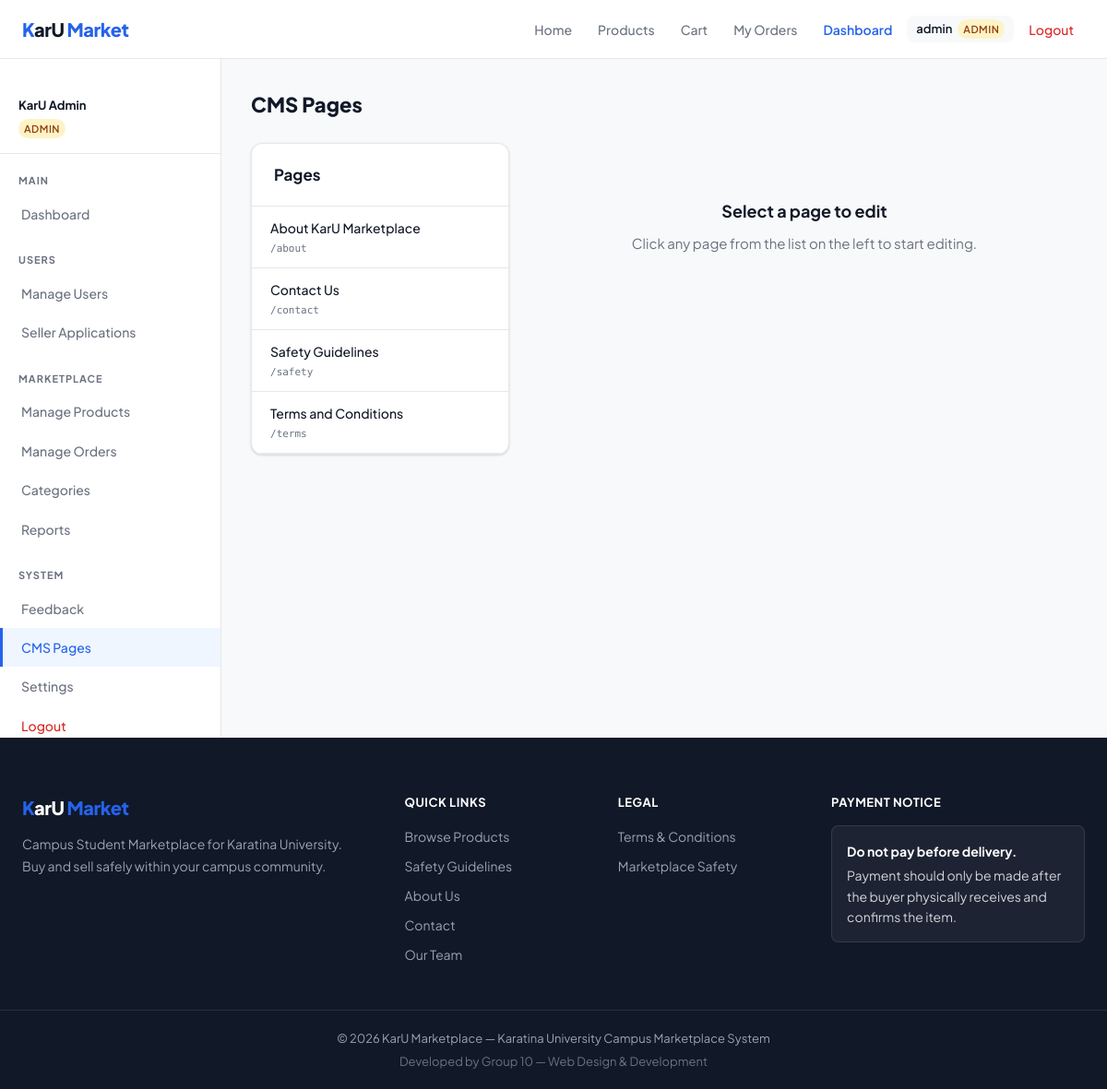
The app's page /admin/cms.php (signed in) with its own data.
### tables this page shows
CREATE TABLE cms_pages (
    id INT AUTO_INCREMENT PRIMARY KEY,
    page_title VARCHAR(150) NOT NULL,
    page_slug VARCHAR(100) UNIQUE NOT NULL,
    page_content TEXT NOT NULL,
    updated_at TIMESTAMP DEFAULT CURRENT_TIMESTAMP ON UPDATE CURRENT_TIMESTAMP
);

### includes/auth.php (called while the page is built, shortened)
<?php
function get_user() {
    return $_SESSION['user'] ?? null;
}
function sanitize($input) {
    return htmlspecialchars(trim($input), ENT_QUOTES, 'UTF-8');
}

### admin/cms.php (the view, shortened to what this page needs)
<?php
require_once '../includes/db.php';
require_once '../includes/auth.php';
$pages = $pdo->query("SELECT * FROM cms_pages ORDER BY id")->fetchAll();
$editing = null;
require_once '../includes/header.php';
?>
<div class="dashboard-wrapper">
    <div class="sidebar">
        <div style="padding:16px 20px; border-bottom:1px solid var(--border); margin-bottom:8px;">
            <div style="font-size:13px; font-weight:700;"><?= sanitize($user['full_name']) ?></div>
            <div class="nav-role-badge role-admin" style="margin-top:4px; display:inline-block;">Admin</div>
        </div>
        <div class="sidebar-section-title">Main</div>
        <ul class="sidebar-nav"><li><a href="/admin/dashboard.php">Dashboard</a></li></ul>
        <div class="sidebar-section-title">Users</div>
        <ul class="sidebar-nav">
            <li><a href="/admin/users.php">Manage Users</a></li>
            <li><a href="/admin/seller-applications.php">Seller Applications</a></li>
        </ul>
        <div class="sidebar-section-title">Marketplace</div>
        <ul class="sidebar-nav">
            <li><a href="/admin/products.php">Manage Products</a></li>
            <li><a href="/admin/orders.php">Manage Orders</a></li>
            <li><a href="/admin/categories.php">Categories</a></li>
            <li><a href="/admin/reports.php">Reports</a></li>
        </ul>
        <div class="sidebar-section-title">System</div>
        <ul class="sidebar-nav">
            <li><a href="/admin/feedback.php">Feedback</a></li>
            <li><a href="/admin/cms.php" class="active">CMS Pages</a></li>
            <li><a href="/admin/settings.php">Settings</a></li>
            <li><a href="/logout.php" style="color:var(--danger);">Logout</a></li>
        </ul>
    </div>
    <div class="dashboard-main">
        <h1 style="font-size:22px; font-weight:800; margin-bottom:24px;">CMS Pages</h1>
        <div style="display:grid; grid-template-columns: 280px 1fr; gap:24px; align-items:start;">
            <div class="card">
                <div class="card-header"><h2 class="card-title">Pages</h2></div>
                <ul style="list-style:none;">
                    <?php foreach ($pages as $p): ?>
                        <li>
                            <a href="/admin/cms.php?edit=<?= $p['id'] ?>" style="display:block; padding:12px 20px; border-bottom:1px solid var(--border); font-size:14px; font-weight:500; color:<?= (isset($_GET['edit']) && (int)$_GET['edit']===$p['id'])? 'var(--primary)':'var(--text)' ?>;">
                                <?= sanitize($p['page_title']) ?>
                                <div style="font-size:11px; font-family:var(--font-mono); color:var(--text-muted); margin-top:2px;">/<?= sanitize($p['page_slug']) ?></div>
                            </a>
                        </li>
                    <?php endforeach; ?>
                </ul>
            </div>
            <div>
                <?php if ($editing): ?>
                    <div class="card">
                        <div class="card-header"><h2 class="card-title">Edit: <?= sanitize($editing['page_title']) ?></h2></div>
                        <div class="card-body">
                            <form method="POST">
                                <input type="hidden" name="page_id" value="<?= $editing['id'] ?>">
                                <div class="form-group">
                                    <label class="form-label">Page Title</label>
                                    <input type="text" name="page_title" class="form-control" value="<?= sanitize($editing['page_title']) ?>" required>
                                </div>
                                <div class="form-group">
                                    <label class="form-label">Page Content</label>
                                    <textarea name="page_content" class="form-control" rows="14" required><?= sanitize($editing['page_content']) ?></textarea>
                                    <div class="form-hint">Last updated: <?= date('M j, Y g:i A', strtotime($editing['updated_at'])) ?></div>
                                </div>
                                <button type="submit" class="btn btn-primary">Save Changes</button>
                            </form>
                        </div>
                    </div>
                <?php else: ?>
                    <div class="empty-state"><h3>Select a page to edit</h3><p>Click any page from the list on the left to start editing.</p></div>
                <?php endif; ?>
            </div>
        </div>
    </div>
</div>
<?php require_once '../includes/footer.php'; ?>

### assets/css/main.css (style rules this page uses)
:root { --bg: #ffffff; --bg-section: #f8f9fa; --primary: #2563eb; --primary-dark: #1d4ed8; --success: #16a34a; --danger: #dc2626; --warning: #f59e0b; --text: #111827; --text-muted: #6b7280; --border: #e5e7eb; --card-bg: #ffffff; --shadow: 0 1px 3px rgba(0,0,0,0.1), 0 1px 2px rgba(0,0,0,0.06); --shadow-md: 0 4px 6px rgba(0,0,0,0.07), 0 2px 4px rgba(0,0,0,0.06); --shadow-lg: 0 10px 15px rgba(0,0,0,0.1), 0 4px 6px rgba(0,0,0,0.05); --radius: 8px; --radius-lg: 12px; --font: 'Plus Jakarta Sans', sans-serif; --font-mono: 'DM Mono', monospace; }
*, *::before, *::after { box-sizing: border-box; margin: 0; padding: 0; }
html { scroll-behavior: smooth; }
body { font-family: var(--font); background: var(--bg); color: var(--text); line-height: 1.6; font-size: 15px; }
a { color: var(--primary); text-decoration: none; transition: color 0.2s; }
.nav-role-badge { font-size: 11px; font-weight: 600; padding: 2px 6px; border-radius: 20px; text-transform: uppercase; letter-spacing: 0.5px; }
.role-admin { background: #fef3c7; color: #92400e; }
.card { background: var(--card-bg); border: 1px solid var(--border); border-radius: var(--radius-lg); box-shadow: var(--shadow); overflow: hidden; }
.card-header { padding: 20px 24px; border-bottom: 1px solid var(--border); display: flex; align-items: center; justify-content: space-between; }
.card-title { font-size: 17px; font-weight: 700; }
.dashboard-wrapper { display: flex; min-height: calc(100vh - 64px); }
.sidebar { width: 240px; background: var(--bg); border-right: 1px solid var(--border); padding: 24px 0; flex-shrink: 0; position: sticky; top: 64px; height: calc(100vh - 64px); overflow-y: auto; }
.sidebar-nav { list-style: none; }
.sidebar-nav a { display: flex; align-items: center; gap: 10px; padding: 10px 20px; color: var(--text-muted); font-size: 14px; font-weight: 500; transition: all 0.2s; border-left: 3px solid transparent; }
.sidebar-nav a:hover, .sidebar-nav a.active { color: var(--primary); background: #eff6ff; border-left-color: var(--primary); }
.sidebar-section-title { font-size: 11px; font-weight: 700; text-transform: uppercase; letter-spacing: 1px; color: var(--text-muted); padding: 12px 20px 6px; margin-top: 8px; }
.dashboard-main { flex: 1; padding: 32px; background: var(--bg-section); }
.empty-state { text-align: center; padding: 60px 24px; color: var(--text-muted); }
.empty-state h3 { font-size: 18px; font-weight: 700; color: var(--text); margin-bottom: 8px; }
.empty-state p { margin-bottom: 20px; }

### records on screen
cms_pages: page_title "About KarU Marketplace", page_slug "about"
cms_pages: page_title "Contact Us", page_slug "contact"
cms_pages: page_title "Safety Guidelines", page_slug "safety"
cms_pages: page_title "Terms and Conditions", page_slug "terms"

### other values on screen
$user['username'] "admin"
$user['role'] "ADMIN"
$user['full_name'] "KarU Admin"
